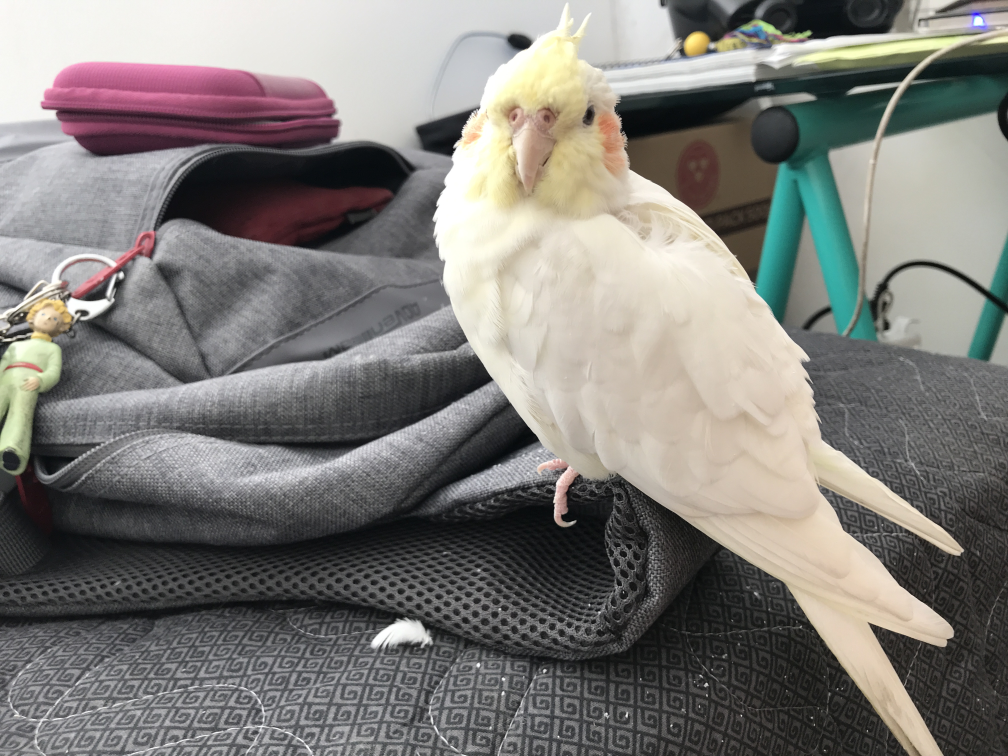
#> input picture img/IMG_8345.JPG, 4032 x 3024 px (shown at 1/4 size)
$ python resize.py img/IMG_8345.JPG img/IMG_8346.JPG img/IMG_8346.JPG img   (Python 2 division)
#> lines starting #> are read from the running program, lines starting #| are printed output that depends on the picture

#export PYTHONPATH=/usr/local/lib/python2.7/site-packages:$PYTHONPATH
import sys
import cv2
import math
import numpy as np

def read_imagelist(fname, imagelist):
        with open(fname, 'r') as f:
                for line in f:
                        imagelist.append(line)
        return;
#read mask
#read imagelist
mask1 = str(sys.argv[1])
mask2 = str(sys.argv[2])
mask3 = str(sys.argv[3])
images = str(sys.argv[4])

mask_img1 = cv2.imread(mask1)
#> mask_img1 is the input picture: shape (3024, 4032, 3); mean B, G, R 121.1, 124.9, 127.3
height, width = mask_img1.shape[:2]
#> height = 3024; width = 4032
res = cv2.resize(mask_img1,(width/8, height/8), interpolation = cv2.INTER_CUBIC)
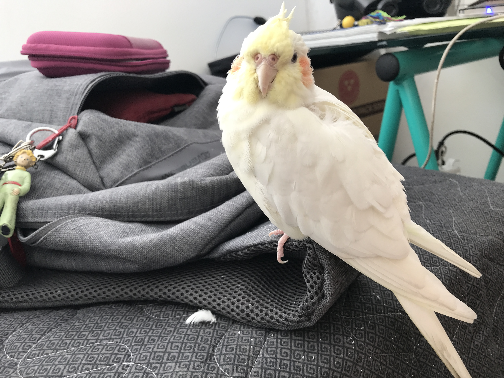
#> res: shape (378, 504, 3); mean B, G, R 121, 124.8, 127.1
cv2.imwrite(mask1, res)

mask_img2 = cv2.imread(mask2)
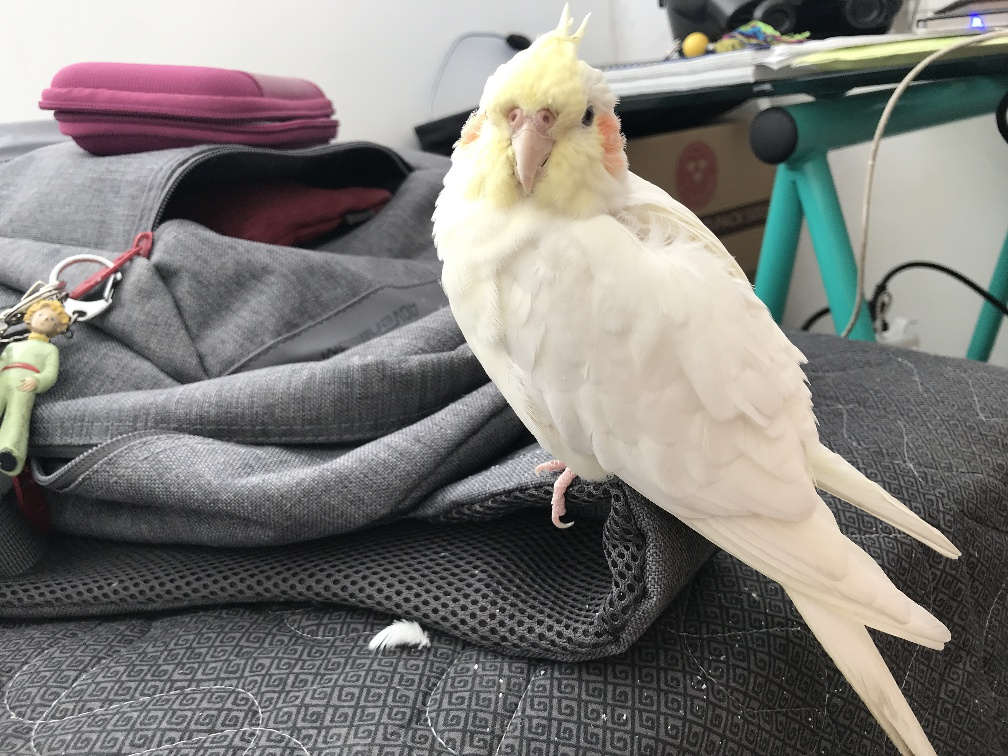
#> input picture img/IMG_8346.JPG, 1008 x 756 px
#> mask_img2 is the input picture: shape (756, 1008, 3); mean B, G, R 121.5, 125.3, 127.7
height, width = mask_img2.shape[:2]
#> height = 756; width = 1008
res = cv2.resize(mask_img2,(width/8, height/8), interpolation = cv2.INTER_CUBIC)
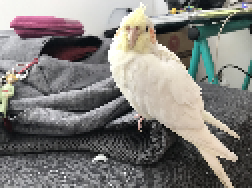
#> res: shape (94, 126, 3) (shown 2 times larger); mean B, G, R 121.6, 125.4, 127.8
cv2.imwrite(mask2, res)

mask_img3 = cv2.imread(mask3)
height, width = mask_img3.shape[:2]
#> height = 94; width = 126
res = cv2.resize(mask_img3,(width/8, height/8), interpolation = cv2.INTER_CUBIC)
cv2.imwrite(mask3, res)

imagelist = []
read_imagelist(images, imagelist)
#> (the run stopped early here; a loop or call above may not have finished)
